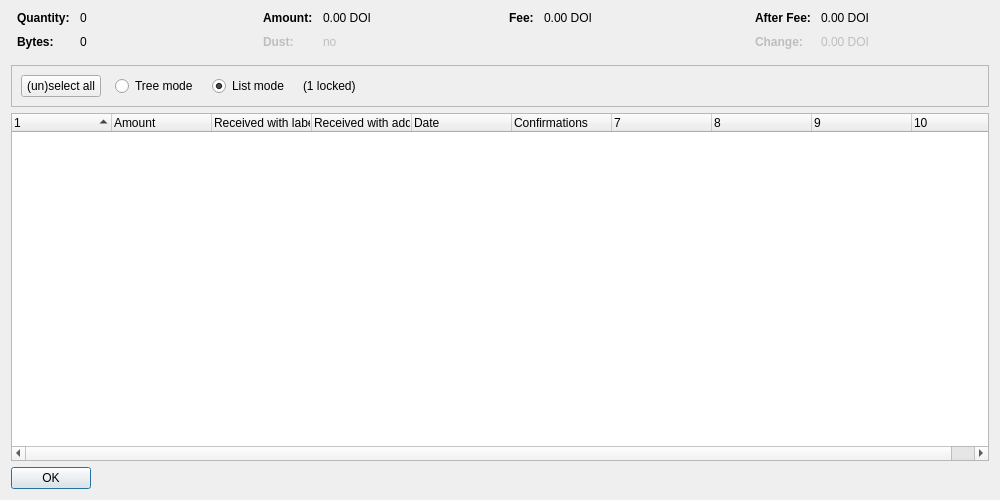
<?xml version="1.0" encoding="UTF-8"?>
<ui version="4.0">
 <class>CoinControlDialog</class>
 <widget class="QDialog" name="CoinControlDialog">
  <property name="geometry">
   <rect>
    <x>0</x>
    <y>0</y>
    <width>1000</width>
    <height>500</height>
   </rect>
  </property>
  <property name="windowTitle">
   <string>Coin Selection</string>
  </property>
  <layout class="QVBoxLayout" name="verticalLayout">
   <item>
    <layout class="QHBoxLayout" name="horizontalLayoutTop" stretch="0,0,0,0">
     <property name="topMargin">
      <number>0</number>
     </property>
     <property name="bottomMargin">
      <number>10</number>
     </property>
     <item>
      <layout class="QFormLayout" name="formLayoutCoinControl1">
       <property name="horizontalSpacing">
        <number>10</number>
       </property>
       <property name="verticalSpacing">
        <number>10</number>
       </property>
       <property name="leftMargin">
        <number>6</number>
       </property>
       <property name="rightMargin">
        <number>6</number>
       </property>
       <item row="0" column="0">
        <widget class="QLabel" name="labelCoinControlQuantityText">
         <property name="font">
          <font>
           <weight>75</weight>
           <bold>true</bold>
          </font>
         </property>
         <property name="text">
          <string>Quantity:</string>
         </property>
        </widget>
       </item>
       <item row="0" column="1">
        <widget class="QLabel" name="labelCoinControlQuantity">
         <property name="cursor">
          <cursorShape>IBeamCursor</cursorShape>
         </property>
         <property name="contextMenuPolicy">
          <enum>Qt::ActionsContextMenu</enum>
         </property>
         <property name="text">
          <string notr="true">0</string>
         </property>
         <property name="textInteractionFlags">
          <set>Qt::LinksAccessibleByMouse|Qt::TextSelectableByKeyboard|Qt::TextSelectableByMouse</set>
         </property>
        </widget>
       </item>
       <item row="1" column="0">
        <widget class="QLabel" name="labelCoinControlBytesText">
         <property name="font">
          <font>
           <weight>75</weight>
           <bold>true</bold>
          </font>
         </property>
         <property name="text">
          <string>Bytes:</string>
         </property>
        </widget>
       </item>
       <item row="1" column="1">
        <widget class="QLabel" name="labelCoinControlBytes">
         <property name="cursor">
          <cursorShape>IBeamCursor</cursorShape>
         </property>
         <property name="contextMenuPolicy">
          <enum>Qt::ActionsContextMenu</enum>
         </property>
         <property name="text">
          <string notr="true">0</string>
         </property>
         <property name="textInteractionFlags">
          <set>Qt::LinksAccessibleByMouse|Qt::TextSelectableByKeyboard|Qt::TextSelectableByMouse</set>
         </property>
        </widget>
       </item>
      </layout>
     </item>
     <item>
      <layout class="QFormLayout" name="formLayoutCoinControl2">
       <property name="horizontalSpacing">
        <number>10</number>
       </property>
       <property name="verticalSpacing">
        <number>10</number>
       </property>
       <property name="leftMargin">
        <number>6</number>
       </property>
       <property name="rightMargin">
        <number>6</number>
       </property>
       <item row="0" column="0">
        <widget class="QLabel" name="labelCoinControlAmountText">
         <property name="font">
          <font>
           <weight>75</weight>
           <bold>true</bold>
          </font>
         </property>
         <property name="text">
          <string>Amount:</string>
         </property>
        </widget>
       </item>
       <item row="0" column="1">
        <widget class="QLabel" name="labelCoinControlAmount">
         <property name="cursor">
          <cursorShape>IBeamCursor</cursorShape>
         </property>
         <property name="contextMenuPolicy">
          <enum>Qt::ActionsContextMenu</enum>
         </property>
         <property name="text">
          <string notr="true">0.00 DOI</string>
         </property>
         <property name="textInteractionFlags">
          <set>Qt::LinksAccessibleByMouse|Qt::TextSelectableByKeyboard|Qt::TextSelectableByMouse</set>
         </property>
        </widget>
       </item>
       <item row="1" column="0">
        <widget class="QLabel" name="labelCoinControlLowOutputText">
         <property name="enabled">
          <bool>false</bool>
         </property>
         <property name="font">
          <font>
           <weight>75</weight>
           <bold>true</bold>
          </font>
         </property>
         <property name="text">
          <string>Dust:</string>
         </property>
        </widget>
       </item>
       <item row="1" column="1">
        <widget class="QLabel" name="labelCoinControlLowOutput">
         <property name="enabled">
          <bool>false</bool>
         </property>
         <property name="cursor">
          <cursorShape>IBeamCursor</cursorShape>
         </property>
         <property name="contextMenuPolicy">
          <enum>Qt::ActionsContextMenu</enum>
         </property>
         <property name="text">
          <string notr="true">no</string>
         </property>
         <property name="textInteractionFlags">
          <set>Qt::LinksAccessibleByMouse|Qt::TextSelectableByKeyboard|Qt::TextSelectableByMouse</set>
         </property>
        </widget>
       </item>
      </layout>
     </item>
     <item>
      <layout class="QFormLayout" name="formLayoutCoinControl3">
       <property name="horizontalSpacing">
        <number>10</number>
       </property>
       <property name="verticalSpacing">
        <number>10</number>
       </property>
       <property name="leftMargin">
        <number>6</number>
       </property>
       <property name="rightMargin">
        <number>6</number>
       </property>
       <item row="0" column="0">
        <widget class="QLabel" name="labelCoinControlFeeText">
         <property name="font">
          <font>
           <weight>75</weight>
           <bold>true</bold>
          </font>
         </property>
         <property name="text">
          <string>Fee:</string>
         </property>
        </widget>
       </item>
       <item row="0" column="1">
        <widget class="QLabel" name="labelCoinControlFee">
         <property name="cursor">
          <cursorShape>IBeamCursor</cursorShape>
         </property>
         <property name="contextMenuPolicy">
          <enum>Qt::ActionsContextMenu</enum>
         </property>
         <property name="text">
          <string notr="true">0.00 DOI</string>
         </property>
         <property name="textInteractionFlags">
          <set>Qt::LinksAccessibleByMouse|Qt::TextSelectableByKeyboard|Qt::TextSelectableByMouse</set>
         </property>
        </widget>
       </item>
      </layout>
     </item>
     <item>
      <layout class="QFormLayout" name="formLayoutCoinControl4">
       <property name="horizontalSpacing">
        <number>10</number>
       </property>
       <property name="verticalSpacing">
        <number>10</number>
       </property>
       <property name="leftMargin">
        <number>6</number>
       </property>
       <property name="rightMargin">
        <number>6</number>
       </property>
       <item row="0" column="0">
        <widget class="QLabel" name="labelCoinControlAfterFeeText">
         <property name="font">
          <font>
           <weight>75</weight>
           <bold>true</bold>
          </font>
         </property>
         <property name="text">
          <string>After Fee:</string>
         </property>
        </widget>
       </item>
       <item row="0" column="1">
        <widget class="QLabel" name="labelCoinControlAfterFee">
         <property name="cursor">
          <cursorShape>IBeamCursor</cursorShape>
         </property>
         <property name="contextMenuPolicy">
          <enum>Qt::ActionsContextMenu</enum>
         </property>
         <property name="text">
          <string notr="true">0.00 DOI</string>
         </property>
         <property name="textInteractionFlags">
          <set>Qt::LinksAccessibleByMouse|Qt::TextSelectableByKeyboard|Qt::TextSelectableByMouse</set>
         </property>
        </widget>
       </item>
       <item row="1" column="0">
        <widget class="QLabel" name="labelCoinControlChangeText">
         <property name="enabled">
          <bool>false</bool>
         </property>
         <property name="font">
          <font>
           <weight>75</weight>
           <bold>true</bold>
          </font>
         </property>
         <property name="text">
          <string>Change:</string>
         </property>
        </widget>
       </item>
       <item row="1" column="1">
        <widget class="QLabel" name="labelCoinControlChange">
         <property name="enabled">
          <bool>false</bool>
         </property>
         <property name="cursor">
          <cursorShape>IBeamCursor</cursorShape>
         </property>
         <property name="contextMenuPolicy">
          <enum>Qt::ActionsContextMenu</enum>
         </property>
         <property name="text">
          <string notr="true">0.00 DOI</string>
         </property>
         <property name="textInteractionFlags">
          <set>Qt::LinksAccessibleByMouse|Qt::TextSelectableByKeyboard|Qt::TextSelectableByMouse</set>
         </property>
        </widget>
       </item>
      </layout>
     </item>
    </layout>
   </item>
   <item>
    <widget class="QFrame" name="frame">
     <property name="minimumSize">
      <size>
       <width>0</width>
       <height>40</height>
      </size>
     </property>
     <property name="frameShape">
      <enum>QFrame::StyledPanel</enum>
     </property>
     <property name="frameShadow">
      <enum>QFrame::Sunken</enum>
     </property>
     <layout class="QHBoxLayout" name="horizontalLayout">
      <item>
       <layout class="QHBoxLayout" name="horizontalLayoutPanel" stretch="0,0,0,0,0">
        <property name="spacing">
         <number>14</number>
        </property>
        <item>
         <widget class="QPushButton" name="pushButtonSelectAll">
          <property name="sizePolicy">
           <sizepolicy hsizetype="Maximum" vsizetype="Fixed">
            <horstretch>0</horstretch>
            <verstretch>0</verstretch>
           </sizepolicy>
          </property>
          <property name="text">
           <string>(un)select all</string>
          </property>
          <property name="autoDefault">
           <bool>false</bool>
          </property>
         </widget>
        </item>
        <item>
         <widget class="QRadioButton" name="radioTreeMode">
          <property name="sizePolicy">
           <sizepolicy hsizetype="Maximum" vsizetype="Fixed">
            <horstretch>0</horstretch>
            <verstretch>0</verstretch>
           </sizepolicy>
          </property>
          <property name="text">
           <string>Tree mode</string>
          </property>
         </widget>
        </item>
        <item>
         <widget class="QRadioButton" name="radioListMode">
          <property name="sizePolicy">
           <sizepolicy hsizetype="Maximum" vsizetype="Fixed">
            <horstretch>0</horstretch>
            <verstretch>0</verstretch>
           </sizepolicy>
          </property>
          <property name="text">
           <string>List mode</string>
          </property>
          <property name="checked">
           <bool>true</bool>
          </property>
         </widget>
        </item>
        <item>
         <widget class="QLabel" name="labelLocked">
          <property name="text">
           <string notr="true">(1 locked)</string>
          </property>
         </widget>
        </item>
        <item>
         <spacer name="horizontalSpacer">
          <property name="orientation">
           <enum>Qt::Horizontal</enum>
          </property>
          <property name="sizeHint" stdset="0">
           <size>
            <width>40</width>
            <height>20</height>
           </size>
          </property>
         </spacer>
        </item>
       </layout>
      </item>
     </layout>
    </widget>
   </item>
   <item>
    <widget class="CoinControlTreeWidget" name="treeWidget">
     <property name="contextMenuPolicy">
      <enum>Qt::CustomContextMenu</enum>
     </property>
     <property name="sortingEnabled">
      <bool>false</bool>
     </property>
     <property name="columnCount">
      <number>10</number>
     </property>
     <attribute name="headerShowSortIndicator" stdset="0">
      <bool>true</bool>
     </attribute>
     <attribute name="headerStretchLastSection">
      <bool>false</bool>
     </attribute>
     <column>
      <property name="text">
       <string/>
      </property>
     </column>
     <column>
      <property name="text">
       <string>Amount</string>
      </property>
     </column>
     <column>
      <property name="text">
       <string>Received with label</string>
      </property>
     </column>
     <column>
      <property name="text">
       <string>Received with address</string>
      </property>
     </column>
     <column>
      <property name="text">
       <string>Date</string>
      </property>
     </column>
     <column>
      <property name="text">
       <string>Confirmations</string>
      </property>
      <property name="toolTip">
       <string>Confirmed</string>
      </property>
     </column>
     <column>
      <property name="text">
       <string/>
      </property>
     </column>
     <column>
      <property name="text">
       <string/>
      </property>
     </column>
     <column>
      <property name="text">
       <string/>
      </property>
     </column>
     <column>
      <property name="text">
       <string/>
      </property>
     </column>
    </widget>
   </item>
   <item>
    <widget class="QDialogButtonBox" name="buttonBox">
     <property name="sizePolicy">
      <sizepolicy hsizetype="Maximum" vsizetype="Fixed">
       <horstretch>0</horstretch>
       <verstretch>0</verstretch>
      </sizepolicy>
     </property>
     <property name="orientation">
      <enum>Qt::Horizontal</enum>
     </property>
     <property name="standardButtons">
      <set>QDialogButtonBox::Ok</set>
     </property>
    </widget>
   </item>
  </layout>
 </widget>
 <customwidgets>
  <customwidget>
   <class>CoinControlTreeWidget</class>
   <extends>QTreeWidget</extends>
   <header>qt/coincontroltreewidget.h</header>
  </customwidget>
 </customwidgets>
 <resources/>
 <connections/>
</ui>
